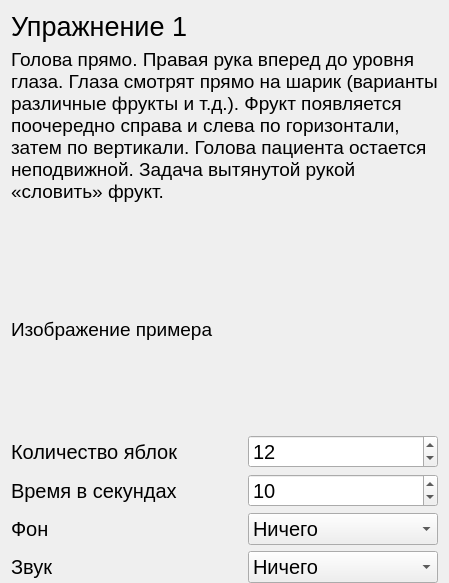
               <widget class="QWidget" name="page_apples">
                <layout class="QVBoxLayout" name="verticalLayout_3">
                 <property name="bottomMargin">
                  <number>0</number>
                 </property>
                 <item>
                  <widget class="QLabel" name="label_2">
                   <property name="font">
                    <font>
                     <pointsize>20</pointsize>
                    </font>
                   </property>
                   <property name="text">
                    <string>Упражнение 1</string>
                   </property>
                  </widget>
                 </item>
                 <item>
                  <spacer name="verticalSpacer_9">
                   <property name="orientation">
                    <enum>Qt::Vertical</enum>
                   </property>
                   <property name="sizeType">
                    <enum>QSizePolicy::Preferred</enum>
                   </property>
                   <property name="sizeHint" stdset="0">
                    <size>
                     <width>20</width>
                     <height>40</height>
                    </size>
                   </property>
                  </spacer>
                 </item>
                 <item>
                  <widget class="QLabel" name="label_3">
                   <property name="sizePolicy">
                    <sizepolicy hsizetype="Expanding" vsizetype="Minimum">
                     <horstretch>0</horstretch>
                     <verstretch>0</verstretch>
                    </sizepolicy>
                   </property>
                   <property name="font">
                    <font>
                     <pointsize>14</pointsize>
                    </font>
                   </property>
                   <property name="text">
                    <string>Голова прямо. Правая рука вперед до уровня глаза. Глаза смотрят прямо на шарик (варианты различные фрукты и т.д.). Фрукт появляется поочередно справа и слева по горизонтали, затем по вертикали. Голова пациента остается неподвижной. Задача вытянутой рукой «словить» фрукт.</string>
                   </property>
                   <property name="wordWrap">
                    <bool>true</bool>
                   </property>
                  </widget>
                 </item>
                 <item>
                  <spacer name="verticalSpacer_8">
                   <property name="orientation">
                    <enum>Qt::Vertical</enum>
                   </property>
                   <property name="sizeType">
                    <enum>QSizePolicy::Preferred</enum>
                   </property>
                   <property name="sizeHint" stdset="0">
                    <size>
                     <width>20</width>
                     <height>100</height>
                    </size>
                   </property>
                  </spacer>
                 </item>
                 <item>
                  <widget class="QLabel" name="lable_apple_example_img">
                   <property name="sizePolicy">
                    <sizepolicy hsizetype="Ignored" vsizetype="Ignored">
                     <horstretch>0</horstretch>
                     <verstretch>160</verstretch>
                    </sizepolicy>
                   </property>
                   <property name="minimumSize">
                    <size>
                     <width>300</width>
                     <height>200</height>
                    </size>
                   </property>
                   <property name="font">
                    <font>
                     <pointsize>14</pointsize>
                    </font>
                   </property>
                   <property name="text">
                    <string>Изображение примера</string>
                   </property>
                   <property name="scaledContents">
                    <bool>true</bool>
                   </property>
                  </widget>
                 </item>
                 <item>
                  <spacer name="verticalSpacer_4">
                   <property name="orientation">
                    <enum>Qt::Vertical</enum>
                   </property>
                   <property name="sizeType">
                    <enum>QSizePolicy::Preferred</enum>
                   </property>
                   <property name="sizeHint" stdset="0">
                    <size>
                     <width>20</width>
                     <height>40</height>
                    </size>
                   </property>
                  </spacer>
                 </item>
                 <item>
                  <layout class="QHBoxLayout" name="horizontalLayout_21">
                   <item>
                    <widget class="QLabel" name="label_6">
                     <property name="font">
                      <font>
                       <pointsize>15</pointsize>
                      </font>
                     </property>
                     <property name="text">
                      <string>Количество яблок</string>
                     </property>
                    </widget>
                   </item>
                   <item>
                    <spacer name="horizontalSpacer_11">
                     <property name="orientation">
                      <enum>Qt::Horizontal</enum>
                     </property>
                     <property name="sizeType">
                      <enum>QSizePolicy::Preferred</enum>
                     </property>
                     <property name="sizeHint" stdset="0">
                      <size>
                       <width>40</width>
                       <height>20</height>
                      </size>
                     </property>
                    </spacer>
                   </item>
                   <item>
                    <widget class="QSpinBox" name="spinBox_apple_count">
                     <property name="font">
                      <font>
                       <pointsize>15</pointsize>
                      </font>
                     </property>
                     <property name="value">
                      <number>12</number>
                     </property>
                    </widget>
                   </item>
                  </layout>
                 </item>
                 <item>
                  <layout class="QHBoxLayout" name="horizontalLayout_20">
                   <item>
                    <widget class="QLabel" name="label_5">
                     <property name="font">
                      <font>
                       <pointsize>15</pointsize>
                      </font>
                     </property>
                     <property name="text">
                      <string>Время в секундах</string>
                     </property>
                    </widget>
                   </item>
                   <item>
                    <spacer name="horizontalSpacer_12">
                     <property name="orientation">
                      <enum>Qt::Horizontal</enum>
                     </property>
                     <property name="sizeType">
                      <enum>QSizePolicy::Preferred</enum>
                     </property>
                     <property name="sizeHint" stdset="0">
                      <size>
                       <width>40</width>
                       <height>20</height>
                      </size>
                     </property>
                    </spacer>
                   </item>
                   <item>
                    <widget class="QSpinBox" name="spinBox_apple_second">
                     <property name="font">
                      <font>
                       <pointsize>15</pointsize>
                      </font>
                     </property>
                     <property name="value">
                      <number>10</number>
                     </property>
                    </widget>
                   </item>
                  </layout>
                 </item>
                 <item>
                  <layout class="QHBoxLayout" name="horizontalLayout_19">
                   <item>
                    <widget class="QLabel" name="label_fon">
                     <property name="font">
                      <font>
                       <pointsize>15</pointsize>
                      </font>
                     </property>
                     <property name="text">
                      <string>Фон</string>
                     </property>
                    </widget>
                   </item>
                   <item>
                    <spacer name="horizontalSpacer_13">
                     <property name="orientation">
                      <enum>Qt::Horizontal</enum>
                     </property>
                     <property name="sizeType">
                      <enum>QSizePolicy::Preferred</enum>
                     </property>
                     <property name="sizeHint" stdset="0">
                      <size>
                       <width>40</width>
                       <height>20</height>
                      </size>
                     </property>
                    </spacer>
                   </item>
                   <item>
                    <widget class="QComboBox" name="comboBox_fon_apple">
                     <property name="font">
                      <font>
                       <pointsize>15</pointsize>
                      </font>
                     </property>
                     <item>
                      <property name="text">
                       <string>Ничего</string>
                      </property>
                     </item>
                     <item>
                      <property name="text">
                       <string>Снег</string>
                      </property>
                     </item>
                     <item>
                      <property name="text">
                       <string>Дождь</string>
                      </property>
                     </item>
                     <item>
                      <property name="text">
                       <string>Туман</string>
                      </property>
                     </item>
                    </widget>
                   </item>
                  </layout>
                 </item>
                 <item>
                  <layout class="QHBoxLayout" name="horizontalLayout_18">
                   <item>
                    <widget class="QLabel" name="label_sound">
                     <property name="font">
                      <font>
                       <pointsize>15</pointsize>
                      </font>
                     </property>
                     <property name="text">
                      <string>Звук</string>
                     </property>
                    </widget>
                   </item>
                   <item>
                    <spacer name="horizontalSpacer_14">
                     <property name="orientation">
                      <enum>Qt::Horizontal</enum>
                     </property>
                     <property name="sizeType">
                      <enum>QSizePolicy::Preferred</enum>
                     </property>
                     <property name="sizeHint" stdset="0">
                      <size>
                       <width>40</width>
                       <height>20</height>
                      </size>
                     </property>
                    </spacer>
                   </item>
                   <item>
                    <widget class="QComboBox" name="comboBox_sound_apple">
                     <property name="font">
                      <font>
                       <pointsize>15</pointsize>
                      </font>
                     </property>
                     <item>
                      <property name="text">
                       <string>Ничего</string>
                      </property>
                     </item>
                     <item>
                      <property name="text">
                       <string>Дождь</string>
                      </property>
                     </item>
                    </widget>
                   </item>
                  </layout>
                 </item>
                 <item>
                  <spacer name="verticalSpacer_7">
                   <property name="orientation">
                    <enum>Qt::Vertical</enum>
                   </property>
                   <property name="sizeHint" stdset="0">
                    <size>
                     <width>20</width>
                     <height>40</height>
                    </size>
                   </property>
                  </spacer>
                 </item>
                </layout>
               </widget>
